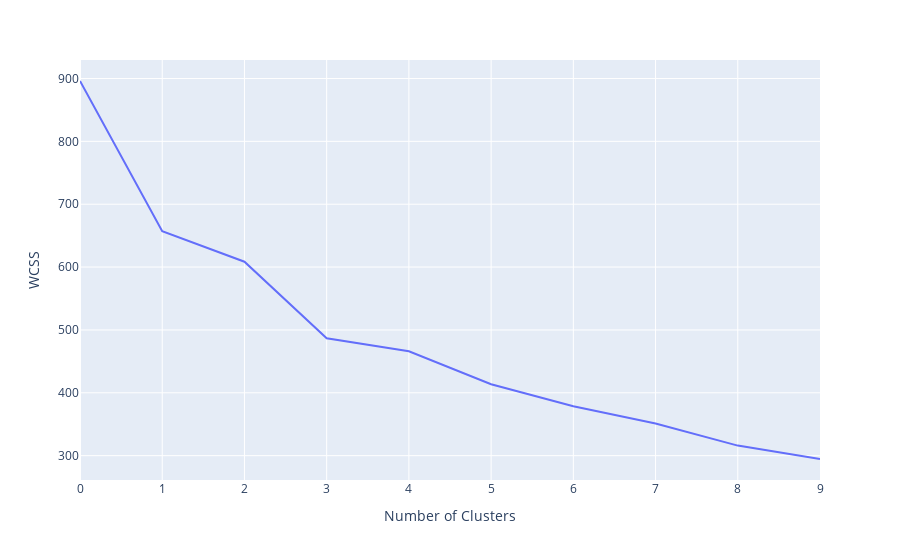

Notebook source saved alongside this figure:
### Code cell
# Cluster Analysis to group similar counties based on Crime Type Ratios
features = crime_subtypes[crime_subtypes["Date"]=="2022/2023"].pivot_table(index=['LAD'], columns='Crime', values='Value', fill_value=0).reset_index()
X = features.drop(["LAD"], axis=1)
# Standardize features
scaler = StandardScaler()
X_standardized = scaler.fit_transform(X)

# Choosing number of clusters by Elbow method
wcss = []
for i in range(1, 11):
    kmeans = KMeans(n_clusters=i, random_state=42, n_init="auto")
    kmeans.fit(X_standardized)
    wcss.append(kmeans.inertia_)

fig = px.line(wcss)
fig.update_layout(
    xaxis_title="Number of Clusters", yaxis_title="WCSS",
    showlegend=False
)
fig.show()

### Figure 1 — Plotly figure (JSON) as saved in the notebook; plotly's stock layout.template omitted (floating-point values rounded to 4 significant figures)
{"data": [{"hovertemplate": "variable=0<br>index=%{x}<br>value=%{y}<extra></extra>", "legendgroup": "0", "line": {"color": "#636efa", "dash": "solid"}, "marker": {"symbol": "circle"}, "mode": "lines", "name": "0", "orientation": "v", "showlegend": true, "type": "scatter", "x": [0, 1, 2, 3, 4, 5, 6, 7, 8, 9], "xaxis": "x", "y": [896, 657.0, 608.6, 486.7, 466.1, 413.6, 378.6, 351.2, 316.0, 294.7], "yaxis": "y"}], "layout": {"legend": {"title": {"text": "variable"}, "tracegroupgap": 0}, "margin": {"t": 60}, "showlegend": false, "xaxis": {"anchor": "y", "domain": [0, 1], "title": {"text": "Number of Clusters"}}, "yaxis": {"anchor": "x", "domain": [0, 1], "title": {"text": "WCSS"}}}}
